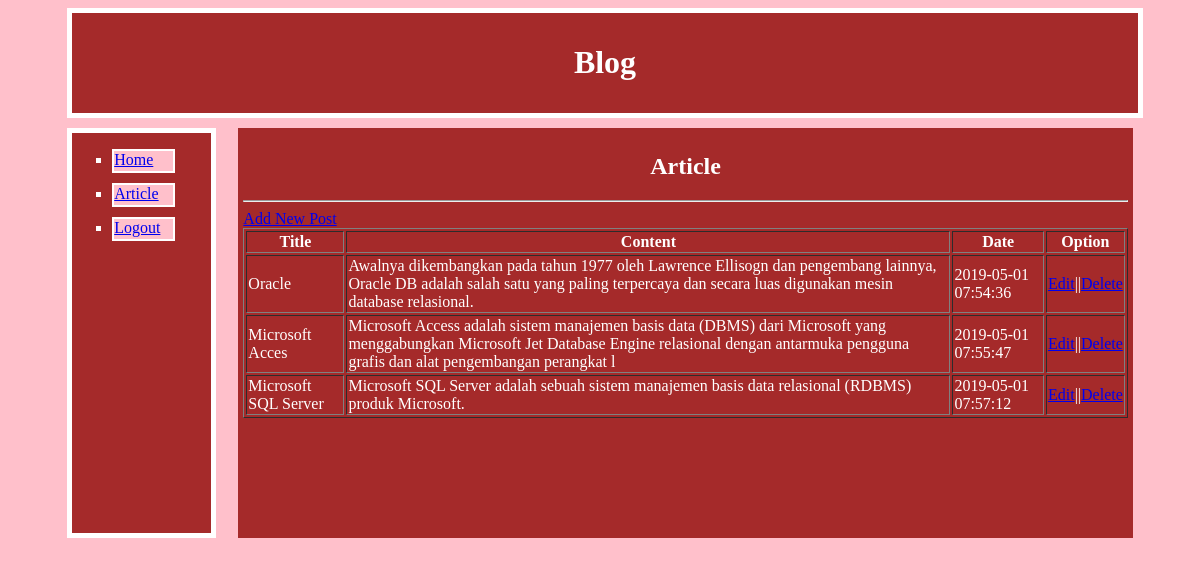
The page /index.php/controller/utama on the database its author committed.
### tables this page shows
CREATE TABLE `post` (
  `id_post` int(11) NOT NULL,
  `title` text NOT NULL,
  `isi` text NOT NULL,
  `waktu` timestamp NOT NULL DEFAULT CURRENT_TIMESTAMP ON UPDATE CURRENT_TIMESTAMP
);

### application/controllers/controller.php (called while the page is built, shortened)
<?php
class Controller extends CI_Controller {
	public function utama() {
		$this->data['hasil'] = $this->model->tampil('post');
		$this->load->view('view_blog',$this->data);
	}
}

### index.php (called while the page is built, shortened)
<?php
require_once BASEPATH.'core/CodeIgniter.php';

### application/models/model.php (called while the page is built, shortened)
<?php
class Model extends CI_Model {
	public function tampil($table_name)
	{
		$tampil= $this->db->get($table_name);
		return $tampil->result_array();
	}
}

### application/views/view_blog.php (the view, shortened to what this page needs)
?><!DOCTYPE html>
<html lang="en">
<head>
	<link rel="stylesheet" type="text/css" href="<?php echo base_url('css/styles.css') ?>">
</head>
<body>
<div id="container">
	<div class="body">
		<div class="header"><h1>Blog</h1></div>
		<div class="menu">
		<ul type="square">
			<li><a href="<?php echo site_url('controller/depan')?>">Home<br></a></li>
			<li class="active"><a href="<?php echo site_url('controller/utama')?>">Article<br></a></li>
			<li><a href="<?php echo site_url('controller/logout')?>">Logout<br></a></li>
			</ul>
		</div>
		<div class="konten">
			<h2><center>Article</center></h2>
			<hr>
		<table border="1">
			<a href="<?php echo site_url('controller/form_input')?>">Add New Post</a><br>
			<tr>
				<th>Title</th>
				<th>Content</th>
				<th> Date </th>
				<th> Option </th>
			</tr>
				<?php foreach($hasil as $r) {?>
			<tr>
				<td><?php echo $r['title']?></td>
				<td><?php echo substr($r["isi"], 0,200)?></td>
				<td><?php echo $r['waktu']?></td>
				<td>
					<a href="<?php echo site_url('controller/form_edit/'.$r['id_post'])?>">Edit</a>||<a href="<?php echo site_url('controller/delete/'.$r['id_post'])?>" onclick="return confirm('Are you sure deleting this post ?')">Delete</a>
				</td>
			</tr>
				<?php
					}
				?>
			</table>
		</div>
	</div>
</div>
</body>
</html>

### css/styles.css (style rules this page uses)
.body { background-color:transparent; width: 90%; height:0 auto; margin: 0 auto; }
.header { background-color: brown; width:100%; height:90px; border:5px solid; color:white; margin-bottom:10px; text-align:center; padding-top:10px; }
.menu { background-color:brown; width:13%; height:400px; margin-right:5px; float: left; border:5px solid; color:white; }
.konten { background-color:brown; width:83%; height:400px; float:right; padding:5px; margin:0 auto; margin-left: 3px; }
ul li { border:2px solid; border-color: white; background-color: pink; float: center; width: 60%; height:20px; margin-top: 10px; margin-bottom: 10px; font-family:arial narrow; }
body { background-color:pink; color: white; }

### rows shown on the page
post: title "Oracle", isi "Awalnya dikembangkan pada tahun 1977 oleh Lawrence Ellisogn dan pengembang lainnya, Oracle DB adalah salah satu yang paling terpercaya dan secara luas digunakan mesin database relasional.", waktu "2019-05-01 07:54:36"
post: title "Microsoft Acces", isi "Microsoft Access adalah sistem manajemen basis data (DBMS) dari Microsoft yang menggabungkan Microsoft Jet Database Engine relasional dengan antarmuka pengguna grafis dan alat pengembangan perangkat l", waktu "2019-05-01 07:55:47"
post: title "Microsoft SQL Server", isi "Microsoft SQL Server adalah sebuah sistem manajemen basis data relasional (RDBMS) produk Microsoft.", waktu "2019-05-01 07:57:12"
